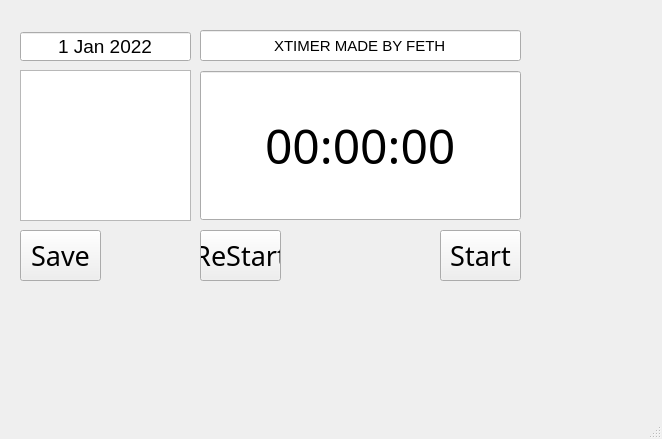
<?xml version="1.0" encoding="UTF-8"?>
<ui version="4.0">
 <class>MainWindow</class>
 <widget class="QMainWindow" name="MainWindow">
  <property name="geometry">
   <rect>
    <x>0</x>
    <y>0</y>
    <width>662</width>
    <height>439</height>
   </rect>
  </property>
  <property name="windowTitle">
   <string>MainWindow</string>
  </property>
  <widget class="QWidget" name="centralwidget">
   <widget class="QPushButton" name="startStopButton">
    <property name="geometry">
     <rect>
      <x>440</x>
      <y>230</y>
      <width>81</width>
      <height>51</height>
     </rect>
    </property>
    <property name="font">
     <font>
      <family>Agency FB</family>
      <pointsize>20</pointsize>
      <bold>false</bold>
     </font>
    </property>
    <property name="autoFillBackground">
     <bool>false</bool>
    </property>
    <property name="text">
     <string>Start</string>
    </property>
    <property name="checkable">
     <bool>true</bool>
    </property>
   </widget>
   <widget class="QTimeEdit" name="timeEdit">
    <property name="geometry">
     <rect>
      <x>200</x>
      <y>70</y>
      <width>321</width>
      <height>151</height>
     </rect>
    </property>
    <property name="font">
     <font>
      <family>Yu Gothic Light</family>
      <pointsize>36</pointsize>
     </font>
    </property>
    <property name="layoutDirection">
     <enum>Qt::LeftToRight</enum>
    </property>
    <property name="autoFillBackground">
     <bool>false</bool>
    </property>
    <property name="alignment">
     <set>Qt::AlignCenter</set>
    </property>
    <property name="readOnly">
     <bool>true</bool>
    </property>
    <property name="buttonSymbols">
     <enum>QAbstractSpinBox::NoButtons</enum>
    </property>
    <property name="accelerated">
     <bool>false</bool>
    </property>
    <property name="displayFormat">
     <string>HH:mm:ss</string>
    </property>
   </widget>
   <widget class="QPushButton" name="reStartButton">
    <property name="geometry">
     <rect>
      <x>200</x>
      <y>230</y>
      <width>81</width>
      <height>51</height>
     </rect>
    </property>
    <property name="font">
     <font>
      <family>Agency FB</family>
      <pointsize>20</pointsize>
      <bold>false</bold>
     </font>
    </property>
    <property name="autoFillBackground">
     <bool>false</bool>
    </property>
    <property name="text">
     <string>ReStart</string>
    </property>
    <property name="checkable">
     <bool>false</bool>
    </property>
   </widget>
   <widget class="QPushButton" name="saveButton">
    <property name="geometry">
     <rect>
      <x>20</x>
      <y>230</y>
      <width>81</width>
      <height>51</height>
     </rect>
    </property>
    <property name="font">
     <font>
      <family>Agency FB</family>
      <pointsize>20</pointsize>
      <bold>false</bold>
     </font>
    </property>
    <property name="autoFillBackground">
     <bool>false</bool>
    </property>
    <property name="text">
     <string>Save</string>
    </property>
    <property name="checkable">
     <bool>false</bool>
    </property>
   </widget>
   <widget class="QListWidget" name="listWidget">
    <property name="geometry">
     <rect>
      <x>20</x>
      <y>70</y>
      <width>171</width>
      <height>151</height>
     </rect>
    </property>
   </widget>
   <widget class="QDateEdit" name="dateEdit">
    <property name="geometry">
     <rect>
      <x>20</x>
      <y>31</y>
      <width>171</width>
      <height>31</height>
     </rect>
    </property>
    <property name="font">
     <font>
      <pointsize>14</pointsize>
     </font>
    </property>
    <property name="alignment">
     <set>Qt::AlignCenter</set>
    </property>
    <property name="buttonSymbols">
     <enum>QAbstractSpinBox::NoButtons</enum>
    </property>
    <property name="dateTime">
     <datetime>
      <hour>0</hour>
      <minute>0</minute>
      <second>0</second>
      <year>2022</year>
      <month>1</month>
      <day>1</day>
     </datetime>
    </property>
   </widget>
   <widget class="QLineEdit" name="lineEdit">
    <property name="geometry">
     <rect>
      <x>200</x>
      <y>30</y>
      <width>321</width>
      <height>31</height>
     </rect>
    </property>
    <property name="font">
     <font>
      <family>Yu Gothic UI</family>
      <pointsize>11</pointsize>
     </font>
    </property>
    <property name="text">
     <string>XTIMER MADE BY FETH</string>
    </property>
    <property name="alignment">
     <set>Qt::AlignCenter</set>
    </property>
   </widget>
  </widget>
  <widget class="QMenuBar" name="menubar">
   <property name="geometry">
    <rect>
     <x>0</x>
     <y>0</y>
     <width>662</width>
     <height>22</height>
    </rect>
   </property>
  </widget>
  <widget class="QStatusBar" name="statusbar"/>
 </widget>
 <resources/>
 <connections/>
</ui>
